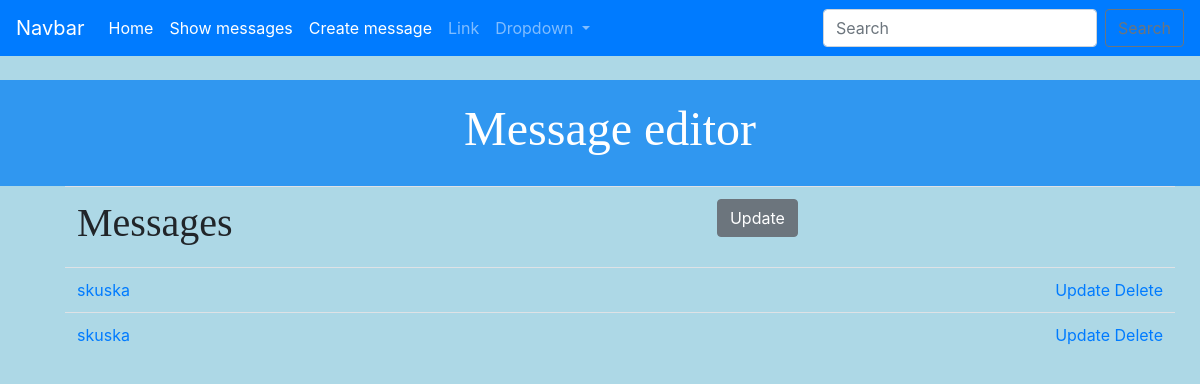
The app's page /message_editor//, older data.
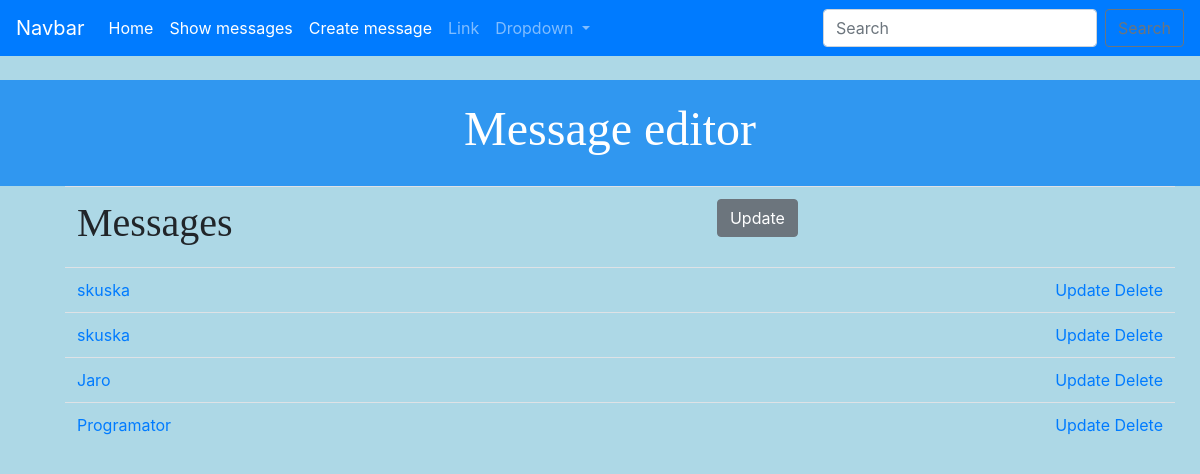
The same page, newer data.
### message_editor/models.py (models this page shows, shortened)
class Message(models.Model):
    id = models.PositiveIntegerField(primary_key=True)
    userId = models.IntegerField()
    title = models.CharField(max_length=200)
    body = models.CharField(max_length=200)

### message_editor/views.py (the view)
# urls.py: path("/", views.show_all_messages, name="messages"),
def show_all_messages(request):
    data = Message.objects.all()
    return render(request,'message_editor/message_list.html', {'data': data} )

### message_editor/templates/message_editor/message_list.html
{% extends 'message_editor/base.html' %}
{% block content %}
<table class = table table-striped table-hover table-bordered >
	<tr><td><h1>Messages</h1></td> <td><input type="submit" value = "Update" class = "btn btn-secondary"></td></tr>
	{% for message in data%}
            <tr>
<td>
	<a href="{% url 'show-message' message.id %}">{{message.title}}</a><br/>
</td>
				<td align = "right">
					<a href="{% url 'update-message' message.id%}">Update</a>
					<a href="{% url 'delete-message' message.id%}">Delete</a>
				</td>
</tr>
		{% endfor %}
</table>
{% endblock %}

### message_editor/templates/message_editor/base.html (shortened to what this page needs)
{% load static %}
<html>
    <head>
        <link rel="stylesheet" href="//maxcdn.bootstrapcdn.com/bootstrap/4.0.0/css/bootstrap.min.css">
        <link rel="stylesheet" href="//maxcdn.bootstrapcdn.com/bootstrap/4.0.0/css/bootstrap-theme.min.css">
        <link rel="stylesheet" href="{% static 'css/message_editor.css' %}">
    </head>
    <body>
       {% include 'message_editor/navbar.html' %}
<br/>
    <div class="page-header">
        <h1><a href="/">Message editor</a></h1>
    </div>
    <div class="content container">
            {% block content %}
            {% endblock %}
    </div>
</body>
</html>

### message_editor/templates/message_editor/navbar.html (shortened to what this page needs)
<nav class="navbar navbar-expand-lg navbar-dark bg-primary">
  <a class="navbar-brand" href="#">Navbar</a>
  <div class="collapse navbar-collapse" id="navbarSupportedContent">
    <ul class="navbar-nav mr-auto">
      <li class="nav-item active">
        <a class="nav-link" href="#">Home <span class="sr-only">(current)</span></a>
      </li>
      <li class="nav-item active">
        <a class="nav-link" href="{% url 'messages' %}">Show messages <span class="sr-only">(current)</span></a>
      </li>
       <li class="nav-item active">
        <a class="nav-link" href="{% url 'new_message' %}">Create message <span class="sr-only">(current)</span></a>
      </li>
      <li class="nav-item">
        <a class="nav-link" href="#">Link</a>
      </li>
      <li class="nav-item dropdown">
        <a class="nav-link dropdown-toggle" href="#" id="navbarDropdown" role="button" data-toggle="dropdown" aria-haspopup="true" aria-expanded="false">
          Dropdown
        </a>
      </li>
    </ul>
    <form class="form-inline my-2 my-lg-0" method=POST action = "{% url 'search-message' %}">
      <input class="form-control mr-sm-2" type="search" placeholder="Search " aria-label="Search" name = "searched">
      <button class="btn btn-outline-secondary my-2 my-sm-0" type="submit">Search</button>
    </form>
  </div>
</nav>

### message_editor/static/css/message_editor.css (style rules this page uses)
.page-header { background-color: #3097F0; margin-top: 0; padding: 20px 20px 20px 40px; }
.page-header h1, .page-header h1 a, .page-header h1 a:visited, .page-header h1 a:active { color: #ffffff; font-size: 36pt; text-decoration: none; text-align: center; }
body { background-color: lightblue; }
.content { margin-left: 50px; }
h1, h2, h3, h4 { font-family: 'Times New Roman', Serif; }

Row changes from the older to the newer data that the page shows:
added Message: title "Jaro"
added Message: title "Programator"
